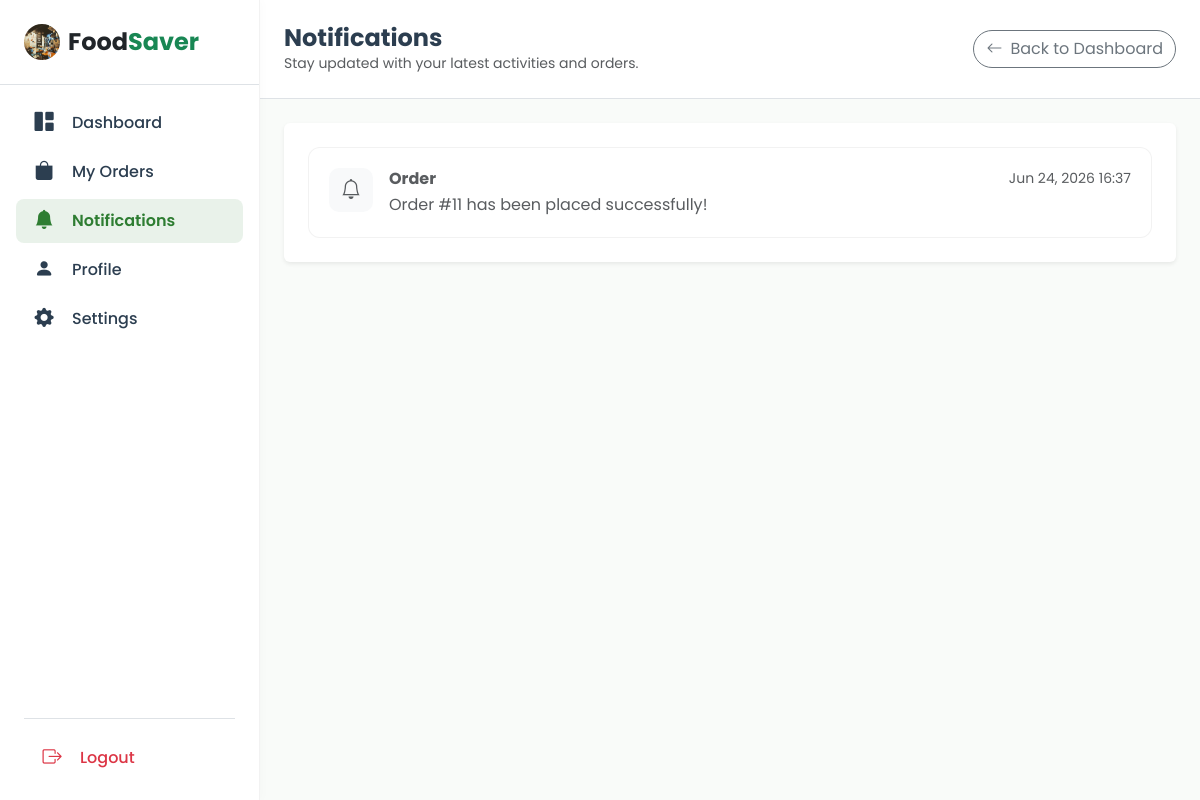
The page /consumer_notifications/ (signed in) on the database as committed earlier.
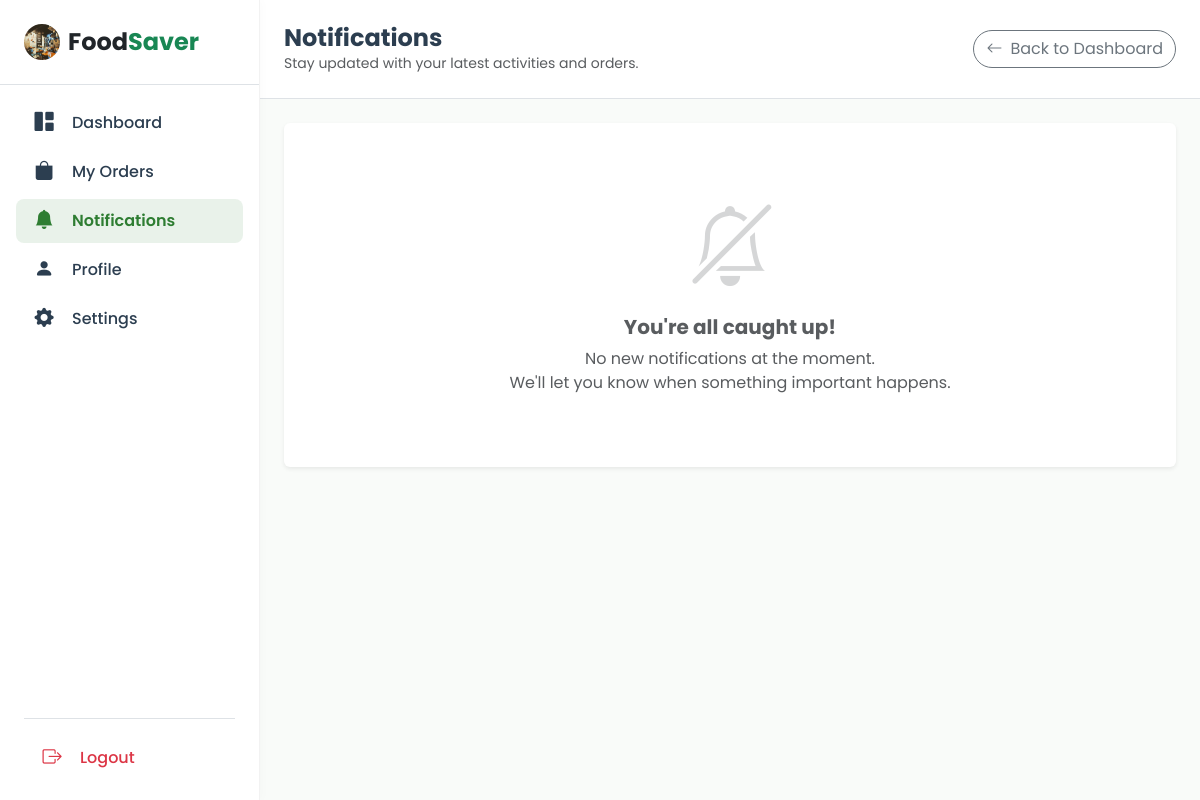
The same page on the database as committed later.
### main/models.py (models this page shows, shortened)
class Notification(models.Model):
    TYPE_CHOICES = [
        ("order", "Order"),
        ("delivery", "Delivery"),
        ("payment", "Payment"),
        ("general", "General"),
    ]
    ROLE_CHOICES = [
        ("consumer", "Consumer"),
        ("donor", "Donor"),
    ]
    user = models.ForeignKey(User, on_delete=models.CASCADE, related_name="notifications")
    role = models.CharField(max_length=15, choices=ROLE_CHOICES)
    type = models.CharField(max_length=20, choices=TYPE_CHOICES)
    message = models.TextField()
    is_read = models.BooleanField(default=False)
    created_at = models.DateTimeField(auto_now_add=True)

### main/views.py (the view)
# urls.py: path('consumer_notifications/', consumer_notifications, name='consumer_notifications'),
@login_required
def consumer_notifications(request):
    notes = request.user.notifications.filter(role="consumer").order_by('-created_at')
    unread_count = request.user.notifications.filter(is_read=False).count()
    request.user.notifications.filter(is_read=False).update(is_read=True)
    return render(request, 'main/consumer_notifications.html', {"notes":notes, "unread_count":unread_count})

### main/templates/main/consumer_notifications.html (shortened to what the changed rows need)
<!DOCTYPE html>
<html lang="en">
<head>
    {% load static %}
    <link href="https://cdn.jsdelivr.net/npm/bootstrap@5.3.8/dist/css/bootstrap.min.css" rel="stylesheet">
    <link rel="stylesheet" href="https://cdn.jsdelivr.net/npm/bootstrap-icons@1.11.3/font/bootstrap-icons.min.css">
</head>
<body>
    <main class="main-content">
        <div class="p-4">
            <div class="card border-0 shadow-sm">
                <div class="card-body p-4">
                    {% if notes %}
                        {% for note in notes %}
                        <div class="notification-card {% if not note.is_read %}unread{% endif %}">
                            <div class="d-flex align-items-start gap-3">
                                <div class="notification-icon {% if not note.is_read %}bg-success bg-opacity-10 text-success{% else %}bg-light text-muted{% endif %}">
                                    <i class="bi {% if not note.is_read %}bi-bell-fill{% else %}bi-bell{% endif %}"></i>
                                </div>
                                <div class="flex-grow-1">
                                    <div class="d-flex justify-content-between align-items-center mb-1">
                                        <h6 class="fw-bold mb-0 {% if not note.is_read %}text-dark{% else %}text-muted{% endif %}">
                                            {{ note.type|title }}
                                        </h6>
                                        <small class="text-muted ms-2 text-nowrap">
                                            {{ note.created_at|date:"M d, Y H:i" }}
                                        </small>
                                    </div>
                                    <p class="mb-0 {% if not note.is_read %}text-dark{% else %}text-muted{% endif %}">
                                        {{ note.message }}
                                    </p>
                                </div>
                            </div>
                        </div>
                        {% endfor %}
                    {% else %}
                        <div class="text-center py-5">
                            <div class="mb-4">
                                <i class="bi bi-bell-slash display-1 text-muted opacity-25"></i>
                            </div>
                            <h5 class="text-muted fw-bold">You're all caught up!</h5>
                            <p class="text-muted mb-0">No new notifications at the moment.<br>We'll let you know when something important happens.</p>
                        </div>
                    {% endif %}
                </div>
            </div>
        </div>
    </main>
</body>
</html>

Rows that differ between the two databases and show on the page:
removed Notification: is_read True (drawn), type "Order", created_at "Jun 24, 2026 16:37", message "Order #11 has been placed successfully!"
Other text that changed with them:
text now shown: "You're all caught up! No new notifications at the moment. We'll let you know when something important happens."
